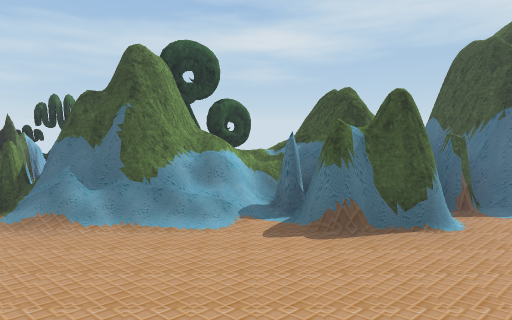
[1] (above)

16 first-person views from a walk through a scene from a Unity 3-D project. The camera is 1.5 m above the floor, tilts 8° down and sees 85° across. The floor is counted in squares, 1.03 m on a side. Each view is taken from the middle of a square. On the plan, view 1 faces up. The plan holds only what a view shows up to about 14 squares ahead; the rest is blank. The place goes on beyond the plan. The player is left out. Some surface patterns are stand-ins.

[2]
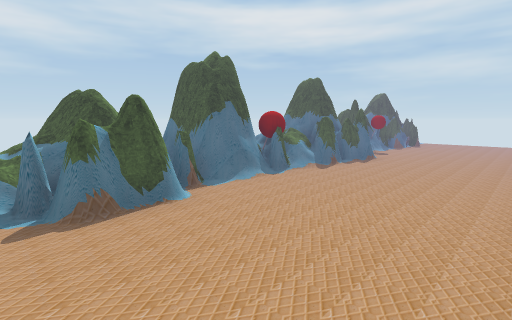

[3]
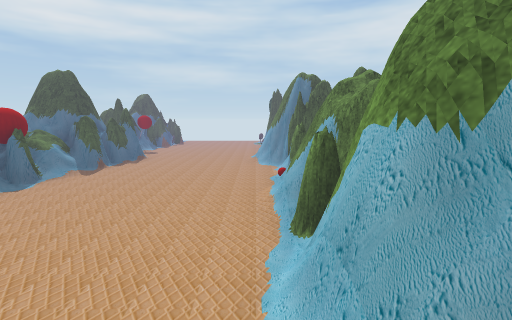

[4]
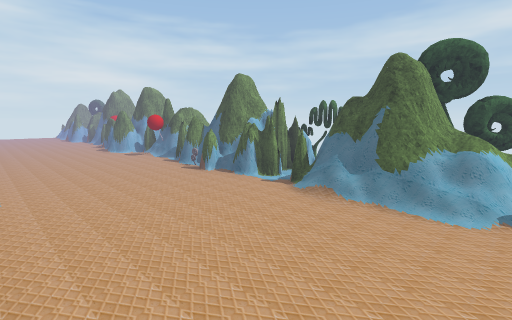

[5]
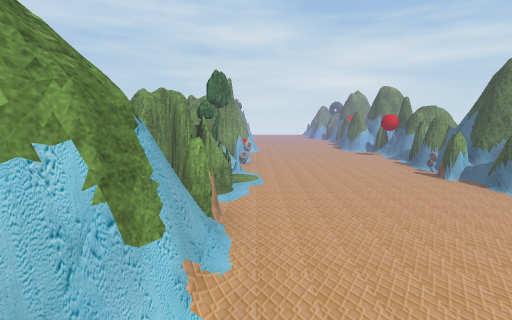

[6]
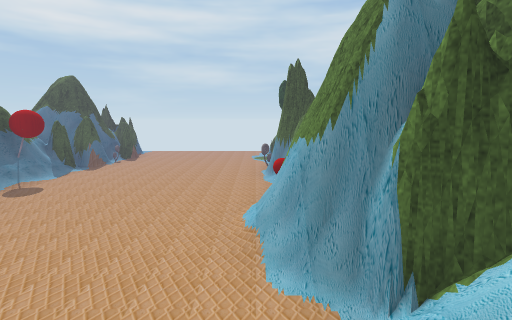

[7]
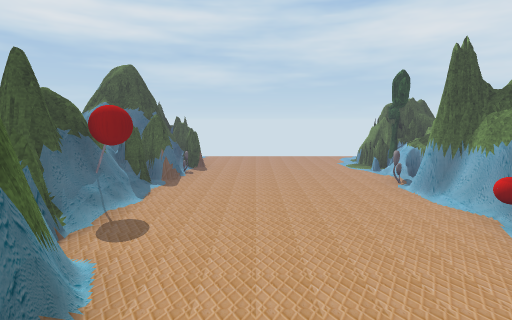

[8]
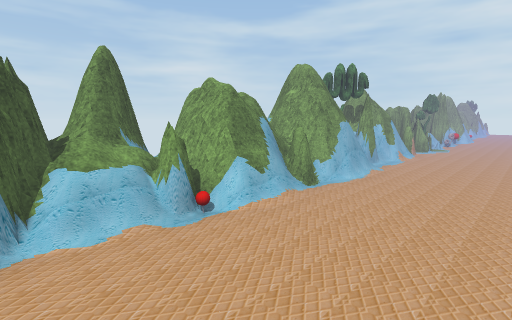

[9]
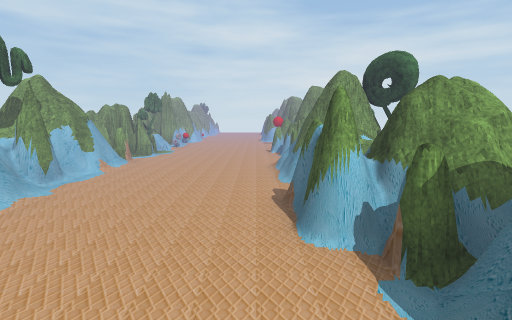

[10]
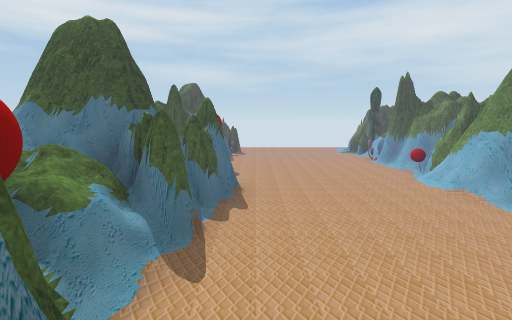

[11]
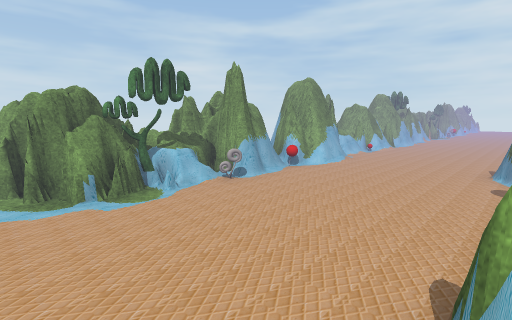

[12]
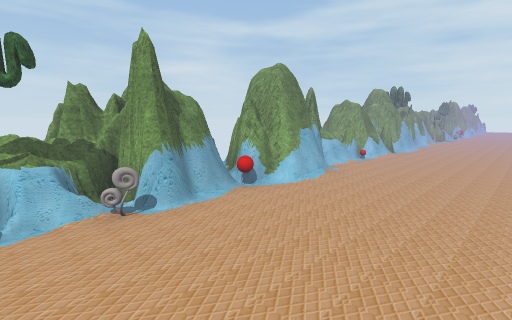

[13]
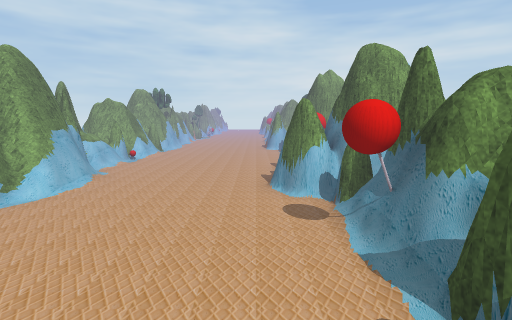

[14]
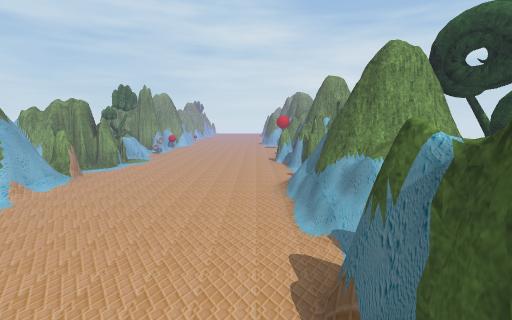

[15]
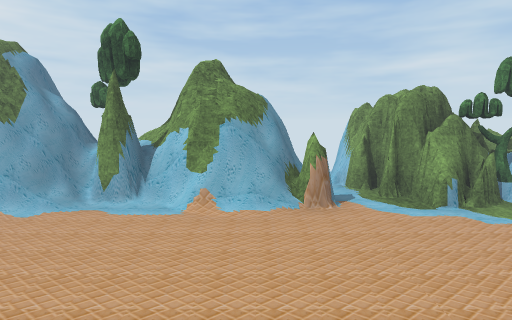

[16]
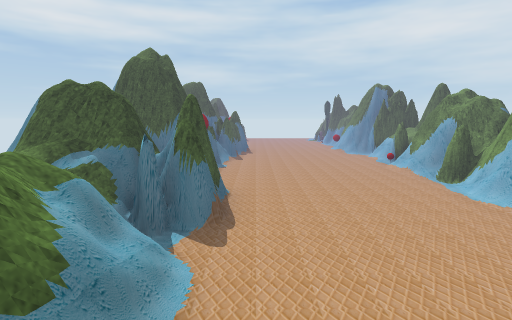

### Floor plan
Key: @ floor where view 1 was taken; # wall or solid block; . floor; = window, fence, low wall or low ledge; ^ raised ledge; T tree; O other object.
Columns run from 9 left of view 1 to 20 right of it. Each row starts with its distance up from view 1.
  7        #TT#      =
  6        ##O##   ##^###=#####
  5 #########O######O^###=##=#####
  4 #O##.###=.=##....####..O.#O#=.
  3 ..............................
  2 ..............................
  1 ..............................
  0 .........@....................
 -1 O..................==...O.....
 -2 ^#T#.=##=#######=^####O##^#T#.
 -3 ###########   ################

Where each view was taken, in squares from view 1:
view 1: 0 up, 0 right, facing up
view 2: 1 down, 0 right, facing up-right
view 3: 1 down, 0 right, facing right
view 4: 1 down, 0 right, facing up-left
view 5: 1 down, 0 right, facing left
view 6: 1 down, 7 right, facing right
view 7: 2 up, 9 right, facing right
view 8: 2 up, 9 right, facing down-left
view 9: 3 up, 6 right, facing left
view 10: 3 up, 5 right, facing right
view 11: 4 up, 20 right, facing down-left
view 12: 3 up, 17 right, facing down-left
view 13: 3 up, 17 right, facing left
view 14: 3 up, 3 right, facing left
view 15: 3 up, 3 left, facing down
view 16: 3 up, 3 left, facing right
